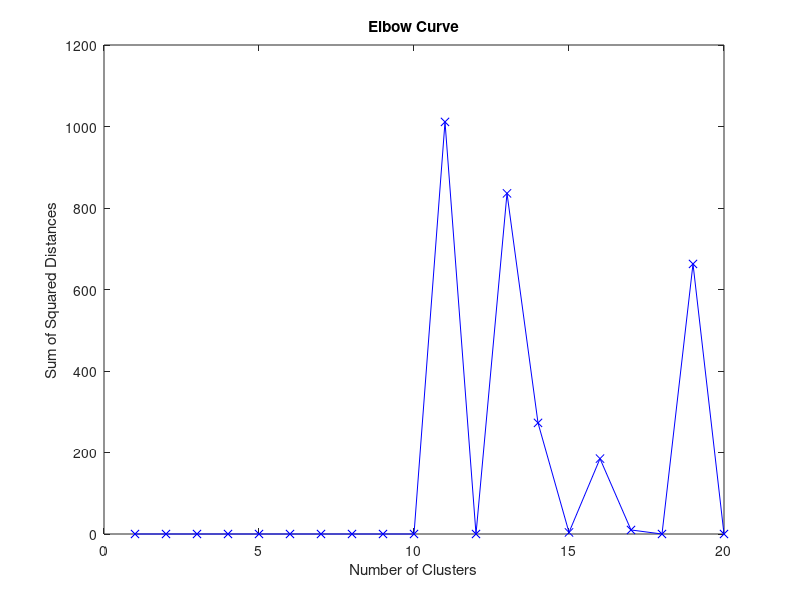

This chart was generated by the following MATLAB code:
% Load your data into a matrix X
load mobile_features.mat

% Set the maximum number of clusters to try
maxK = 20;

% Initialize the sum of squared distances vector
sumSquaredDistances = zeros(1, maxK);

% Loop over the range of k values
for k = 1:maxK
    % Run k-means with the current k value
    [centroids, clusterIndices] = kmeans(X, k);
    
    % Compute the sum of squared distances for each point in each cluster
    clusterDistances = zeros(size(X));
    for i = 1:k
        clusterPoints = X(clusterIndices == i, :);
        centroid = centroids(i, :);
        clusterDistances(clusterIndices == i, :) = repmat(centroid, size(clusterPoints, 1), 1) - clusterPoints;
    end
    sumSquaredDistances(k) = sum(sum(clusterDistances .^ 2));
    
end

% Plot the elbow curve
figure;
plot(1:maxK, sumSquaredDistances, 'bx-');
xlabel('Number of Clusters');
ylabel('Sum of Squared Distances');
title('Elbow Curve');